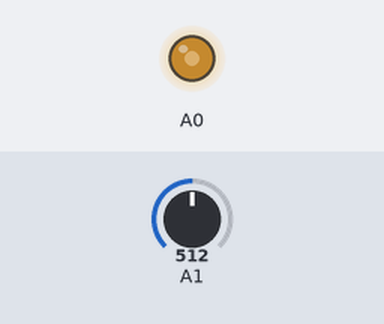
This sketch was run on a simulated Arduino Zero (SAMD21). Parts: output pins drawn as LEDs (lit = HIGH). Inputs (shaded band) come from the test bench; at power-on: A1 = 512. What the sketch prints to the serial monitor is not drawn.

Above: at 1.2 s.
1.3 s: A1 set to 716
At 2.5 s:
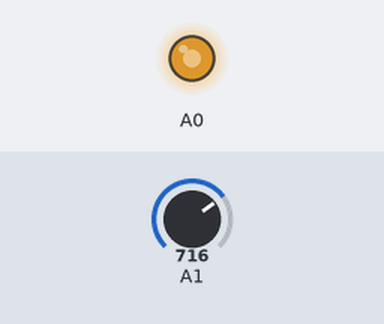
2.8 s: A1 set to 900
At 3.8 s:
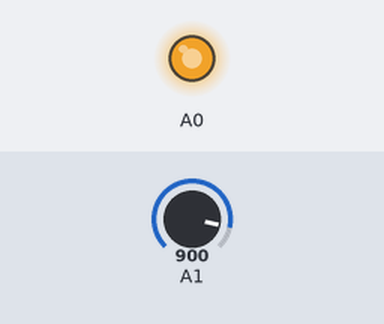
4.3 s: A1 set to 122
At 4.9 s:
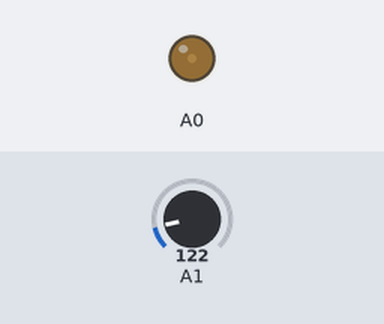
5.8 s: A1 set to 0
At 7.0 s:
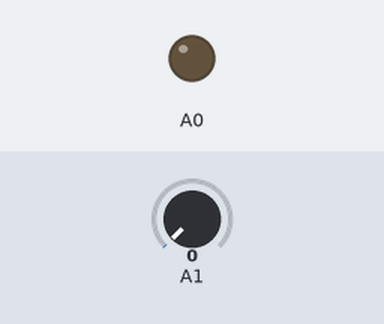
7.3 s: A1 set to 511
At 8.4 s:
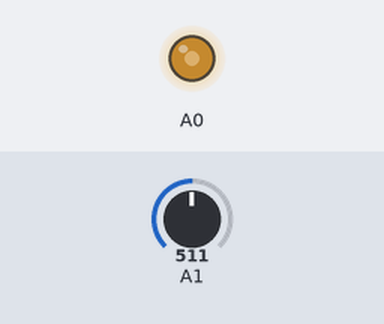
Timing chart, 0 to 9.8 s (numbered marks = the images above; inputs shaded):
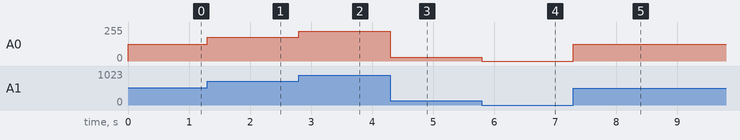

The sketch:

DACAnalogWrite.ino
```cpp
/*
  DAC example for SAMD boards (MKR series, Nano 33 IoT)

  Reads an analog input, uses it to set the voltage attached
  to the DAC on pin A0 of the SAMD-based boards.

  created 1 Jun 2020
  by Tom Igoe
*/

void setup() {
  // initialize serial communications:
  Serial.begin(9600);
  // set DAC resolution to 10-bit:
  analogWriteResolution(10);
}

void loop() {
  // read analog in 1:
  int level = analogRead(A1);
  // convert to a voltage (assumes 3.3V reference voltage):
  float voltage = (level * 3.3) / 1024.0;
  // set the DAC using the analog in level:
  analogWrite(A0, level);

  // print it:
  Serial.print("voltage: ");
  Serial.println(voltage);
}
```

Measured:
- after the input at 1.3 s, A0: 127/255 → 178/255 at once
- after the input at 2.8 s, A0: 178/255 → 224/255 at once
- after the input at 4.3 s, A0: 224/255 → 30/255 at once
- after the input at 5.8 s, A0: 30/255 → 0/255 at once
- after the input at 7.3 s, A0: 0/255 → 127/255 at once
